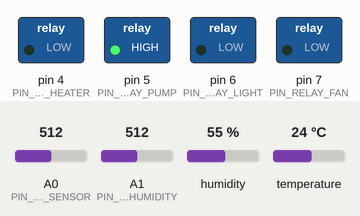
Recording of a sketch running on a simulated Arduino Uno, built with avr-gcc and run on an emulated ATmega328P. Parts: switched loads named in the sketch (green lamp = pin HIGH). The test bench sets the inputs (shaded band); at power-on: humidity 55 %, A1 (PIN_SOILHUMIDITY) = 512, A0 (PIN_PHOTO_SENSOR) = 512, temperature 24 °C.

Above: at 2.8 s.
2.9 s: humidity set to 58 %
4.4 s: humidity set to 61 %
At 6.2 s:
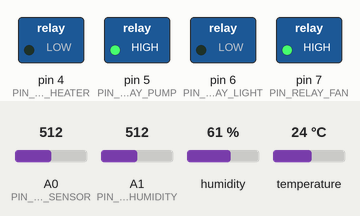
6.5 s: A1 (PIN_SOILHUMIDITY) set to 210
8.2 s: A1 (PIN_SOILHUMIDITY) set to 182
At 9.7 s:
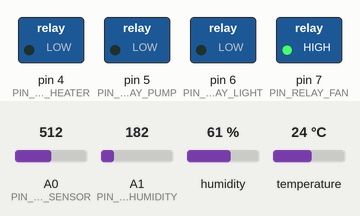
10.6 s: A0 (PIN_PHOTO_SENSOR) set to 711
12.3 s: A0 (PIN_PHOTO_SENSOR) set to 741
At 14.5 s:
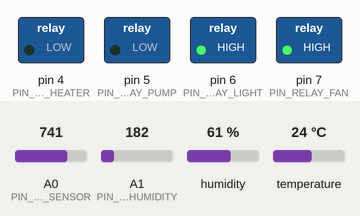
Timing chart, 0 to 15.6 s (numbered marks = the images above; inputs shaded):
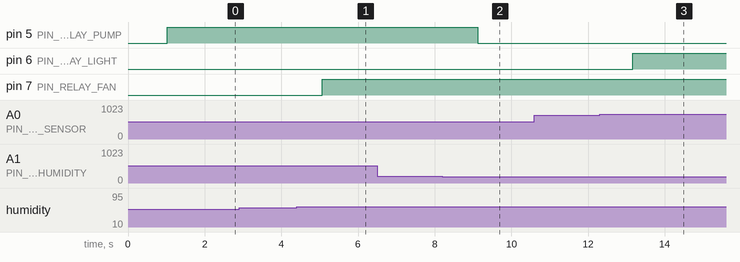

The sketch:

greenhouse.ino
```cpp
#include "DHT.h"
#define PIN_DHT 13
#define PIN_SOILHUMIDITY A1
#define PIN_PHOTO_SENSOR A0
#define PIN_RELAY_HEATER 4
#define PIN_RELAY_PUMP 5
#define PIN_RELAY_LIGHT 6
#define PIN_RELAY_FAN 7


DHT dht(PIN_DHT, DHT11);
struct Data_parameters {
  float humidity;
  float temperature;
  int soilhumidity;
  int illumination;
};


struct Data_parameters Parameters;
int flag_temperature = 0;
int flag_humidity = 0;
int flag_pump = 0;
unsigned long pump_time = 0;
unsigned long pause_time = 1000;
unsigned long pump_pause = 5*60*100;
unsigned long pump_work = 3000;
unsigned long start_time = 0;


void setup()
{
  Serial.begin(9600);
  dht.begin();
  pinMode(PIN_RELAY_HEATER, OUTPUT);
  pinMode(PIN_RELAY_PUMP, OUTPUT);
  pinMode(PIN_RELAY_LIGHT, OUTPUT);
  pinMode(PIN_RELAY_FAN, OUTPUT);
}


void init_parameters()
{
  Parameters.humidity = dht.readHumidity();
  Parameters.temperature = dht.readTemperature();
  Parameters.soilhumidity = analogRead(PIN_SOILHUMIDITY);
  Parameters.illumination = 1023 - analogRead(PIN_PHOTO_SENSOR);
}


void thermoregulation()
{
  if (Parameters.temperature >= 30.) {
    digitalWrite(PIN_RELAY_HEATER, LOW);
    digitalWrite(PIN_RELAY_FAN, HIGH);
    flag_temperature = 1;
  } else {
    if (Parameters.temperature <= 15.) {
      digitalWrite(PIN_RELAY_HEATER, HIGH);
      digitalWrite(PIN_RELAY_FAN, HIGH);
      flag_temperature = 1;
    } else {
      if (flag_humidity == 0) {
        digitalWrite(PIN_RELAY_HEATER, LOW);
        digitalWrite(PIN_RELAY_FAN, LOW);
        flag_temperature = 0;
      };
    };
  };
}


void humidity_regulation()
{
  if (Parameters.humidity >= 60.) {
    digitalWrite(PIN_RELAY_FAN, HIGH);
    flag_humidity = 1;
  } else {
    if (flag_temperature == 0) {
      digitalWrite(PIN_RELAY_FAN, LOW);
      flag_humidity = 0;
    };
  };
}


void soil_humidity_regulation()
{
  if (millis() - pump_time >= pump_pause) {
    flag_pump = 0;
  };
  if (flag_pump == 0 && Parameters.soilhumidity >= 200) {
    digitalWrite(PIN_RELAY_PUMP, HIGH);
    pump_time = millis();
  } else {
    if (Parameters.soilhumidity < 200 || millis() - pump_time >= pump_work) {
      digitalWrite(PIN_RELAY_PUMP, LOW);
      flag_pump = 1;
      pump_time = millis();
    };
  };
}


void illumination_regulation()
{
  if (Parameters.illumination <= 300) {
    digitalWrite(PIN_RELAY_LIGHT, HIGH);
  } else {
    digitalWrite(PIN_RELAY_LIGHT, LOW);
  };
}


void loop()
{
  if (millis() - start_time >= pause_time) {
    init_parameters();

    thermoregulation();

    humidity_regulation();

    soil_humidity_regulation();

    illumination_regulation();

    start_time = millis();
  };
}
```

Measured:
- the behaviour switches between 59 and 60 % on humidity (found by bisection; images 0 and 1)
- the behaviour switches between 200 and 199 on A1 (PIN_SOILHUMIDITY) (found by bisection; images 1 and 2)
- the behaviour switches between 722 and 723 on A0 (PIN_PHOTO_SENSOR) (found by bisection; images 2 and 3)
- after the input at 2.9 s, every drawn part: stays the same
- after the input at 4.4 s, pin 7 (PIN_RELAY_FAN): LOW → HIGH after 0.67 s
- after the input at 6.5 s, every drawn part: stays the same
- after the input at 8.2 s, pin 5 (PIN_RELAY_PUMP): HIGH → LOW after 0.92 s
- after the input at 10.6 s, every drawn part: stays the same
- after the input at 12.3 s, pin 6 (PIN_RELAY_LIGHT): LOW → HIGH after 0.87 s
